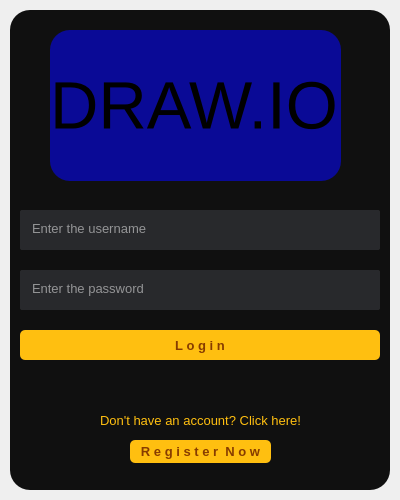
<?xml version="1.0" encoding="UTF-8"?>
<ui version="4.0">
 <class>Dialog</class>
 <widget class="QDialog" name="Dialog">
  <property name="geometry">
   <rect>
    <x>0</x>
    <y>0</y>
    <width>400</width>
    <height>500</height>
   </rect>
  </property>
  <property name="windowTitle">
   <string>Dialog</string>
  </property>
  <widget class="QWidget" name="widget" native="true">
   <property name="geometry">
    <rect>
     <x>10</x>
     <y>10</y>
     <width>380</width>
     <height>480</height>
    </rect>
   </property>
   <property name="styleSheet">
    <string notr="true">background-color:rgba(16,16,16,255);
border-radius:20px;</string>
   </property>
   <widget class="QLineEdit" name="tb1">
    <property name="geometry">
     <rect>
      <x>10</x>
      <y>200</y>
      <width>360</width>
      <height>40</height>
     </rect>
    </property>
    <property name="font">
     <font>
      <pointsize>10</pointsize>
     </font>
    </property>
    <property name="styleSheet">
     <string notr="true">background-color:rgba(47,49,52,200);
color:rgb(255,255,255);
border-radius:2px;
padding-left:10px;
border-bottom-color:rgba(46,82,101,255);
padding-bottom:3px;</string>
    </property>
    <property name="placeholderText">
     <string>Enter the username</string>
    </property>
   </widget>
   <widget class="QLineEdit" name="tb2">
    <property name="geometry">
     <rect>
      <x>10</x>
      <y>260</y>
      <width>360</width>
      <height>40</height>
     </rect>
    </property>
    <property name="font">
     <font>
      <pointsize>10</pointsize>
     </font>
    </property>
    <property name="styleSheet">
     <string notr="true">background-color:rgba(47,49,52,200);
color:rgb(255,255,255);
border-radius:2px;
padding-left:10px;
border-bottom-color:rgba(46,82,101,255);
padding-bottom:3px;</string>
    </property>
    <property name="echoMode">
     <enum>QLineEdit::Password</enum>
    </property>
    <property name="placeholderText">
     <string>Enter the password</string>
    </property>
   </widget>
   <widget class="QPushButton" name="b1">
    <property name="geometry">
     <rect>
      <x>10</x>
      <y>320</y>
      <width>360</width>
      <height>30</height>
     </rect>
    </property>
    <property name="font">
     <font>
      <pointsize>10</pointsize>
      <weight>75</weight>
      <bold>true</bold>
     </font>
    </property>
    <property name="styleSheet">
     <string notr="true">QPushButton#b1{
background-color:rgb(255,191,16);
color:rgb(135,60,0);
border-radius:5px;
}

QPushButton#b1:pressed{
background-color:rgb(255,255,16);

}
</string>
    </property>
    <property name="text">
     <string>L o g i n</string>
    </property>
   </widget>
   <widget class="QLabel" name="label">
    <property name="geometry">
     <rect>
      <x>40</x>
      <y>20</y>
      <width>291</width>
      <height>151</height>
     </rect>
    </property>
    <property name="font">
     <font>
      <pointsize>50</pointsize>
     </font>
    </property>
    <property name="styleSheet">
     <string notr="true">background-color:rgb(10,10,150);</string>
    </property>
    <property name="text">
     <string>DRAW.IO</string>
    </property>
   </widget>
   <widget class="QLabel" name="label_2">
    <property name="geometry">
     <rect>
      <x>90</x>
      <y>400</y>
      <width>211</width>
      <height>20</height>
     </rect>
    </property>
    <property name="font">
     <font>
      <pointsize>10</pointsize>
     </font>
    </property>
    <property name="styleSheet">
     <string notr="true">color:rgb(255,191,16);
</string>
    </property>
    <property name="text">
     <string>Don't have an account? Click here!</string>
    </property>
   </widget>
   <widget class="QPushButton" name="b2">
    <property name="geometry">
     <rect>
      <x>120</x>
      <y>430</y>
      <width>141</width>
      <height>23</height>
     </rect>
    </property>
    <property name="font">
     <font>
      <pointsize>10</pointsize>
      <weight>75</weight>
      <bold>true</bold>
     </font>
    </property>
    <property name="styleSheet">
     <string notr="true">QPushButton#b2{
background-color:rgb(255,191,16);
color:rgb(135,60,0);
border-radius:5px;
}

QPushButton#b2:pressed{
background-color:rgb(255,255,16);

}
</string>
    </property>
    <property name="text">
     <string>R e g i s t e r  N o w</string>
    </property>
   </widget>
  </widget>
 </widget>
 <resources/>
 <connections/>
</ui>
